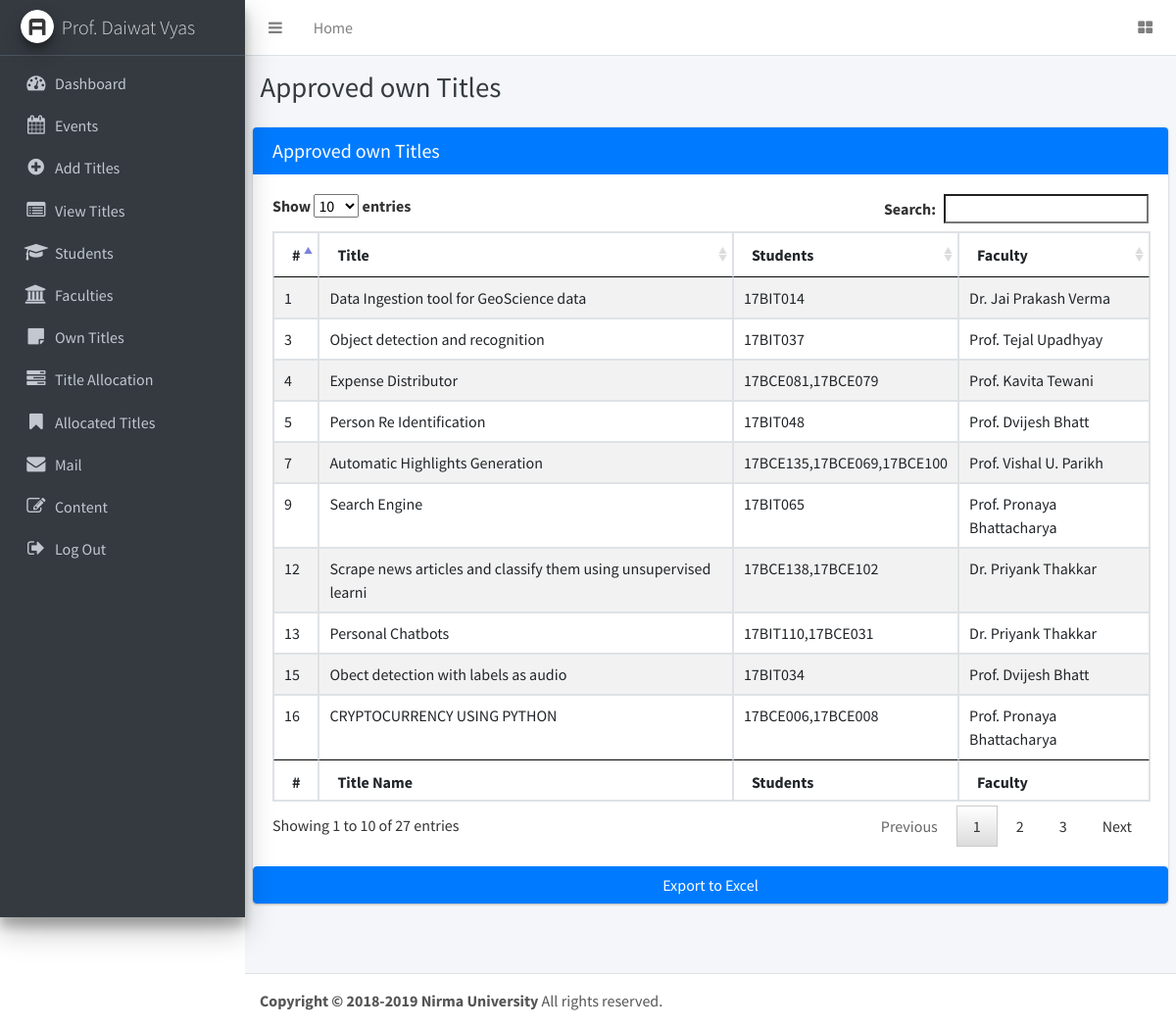
The app's page /coordinator/ownTitlesList.php (signed in) with its own data.
### tables this page shows
CREATE TABLE `own_titles` (
  `id` int(11) NOT NULL AUTO_INCREMENT,
  `title` varchar(64) NOT NULL,
  `description` varchar(1500) NOT NULL,
  `domain` varchar(64) NOT NULL,
  `type` varchar(64) NOT NULL,
  `roll_no` varchar(100) NOT NULL,
  `faculty` varchar(100) NOT NULL,
  `students` int(11) NOT NULL,
  `flag` int(11) NOT NULL DEFAULT 0,
  `remarks` varchar(150) NOT NULL,
  PRIMARY KEY (`id`)
);

### coordinator/DBController.php (called while the page is built)
<?php
class DBController {
	private $host = "localhost";
	private $user = "root";
	private $password = "";
	private $database = "dhruval_5ceitmp2";
	private $conn;
        function __construct() {
        $this->conn = $this->connectDB();
	}
	function connectDB() {
		$conn = mysqli_connect($this->host,$this->user,$this->password,$this->database);
		return $conn;
	}
        function runQuery($query) {
                $result = mysqli_query($this->conn,$query);
                while($row=mysqli_fetch_assoc($result)) {
                $resultset[] = $row;
                }
                if(!empty($resultset))
                return $resultset;
	}
}
?>

### coordinator/ownTitlesList.php (the view, shortened to what this page needs)
<?php
include 'DBController.php';
$db_handle = new DBController();
$productResult = $db_handle->runQuery("SELECT id,title,roll_no,faculty FROM own_titles WHERE flag=2");
?>
<!DOCTYPE html>
<html>
<head>
    <link rel="stylesheet" href="https://maxcdn.bootstrapcdn.com/font-awesome/4.4.0/css/font-awesome.min.css">
    <link rel="stylesheet" href="https://code.ionicframework.com/ionicons/2.0.1/css/ionicons.min.css">
    <link rel="stylesheet" href="../plugins/datatables/jquery.dataTables.css">
    <link rel="stylesheet" href="../dist/css/adminlte.min.css">
</head>
<body class="hold-transition sidebar-mini">
    <div class="wrapper">
        <nav class="main-header navbar navbar-expand bg-white navbar-light border-bottom">
            <ul class="navbar-nav">
                <li class="nav-item">
                    <a class="nav-link" data-widget="pushmenu" href="#"><i class="fa fa-bars"></i></a>
                </li>
                <li class="nav-item d-none d-sm-inline-block">
                    <a href="index.php" class="nav-link">Home</a>
                </li>
            </ul>
            <ul class="navbar-nav ml-auto">
                <li class="nav-item">
                    <a class="nav-link" data-widget="control-sidebar" data-slide="true" href="#">
                        <i class="fa fa-th-large"></i>
                    </a>
                </li>
            </ul>
        </nav>
        <?php include 'menu.php';
        ?>
 <div class="content-wrapper">
        <div class="content-header">
            <div class="container-fluid">
                <div class="row mb-2">
                    <div class="col-sm-6">
                        <h1 class="m-0 text-dark">Approved own Titles</h1>
                    </div>
                    <div class="col-sm-6">
                    </div>
                </div>
            </div>
        </div>
        <section class="content">
            <div class="row">
                <div class="container-fluid">
                    <div class="row">
                        <div class="col md-12">
                            <div class="card card-primary">
                                <div class="card-header">
                                    <h3 class="card-title">Approved own Titles</h3>
                                </div>
                                <div class="card-body">
                                      <table id="example1" class="table table-bordered table-striped">
                                        <thead>
                                        <tr>
                                          <th>#</th>
                                          <th>Title</th>
                                          <th>Students</th>
                                          <th>Faculty</th>
                                        </tr>
                                        </thead>
                                        <tbody>
                                        <?php
            if (! empty($productResult)) {
                foreach ($productResult as $key => $value) {
                    ?>
                     <tr>
                    <td><?php echo $productResult[$key]["id"]; ?></td>
                    <td><?php echo $productResult[$key]["title"]; ?></td>
                    <td><?php echo $productResult[$key]["roll_no"]; ?></td>
                    <td><?php echo $productResult[$key]["faculty"]; ?></td>
                </tr>
             <?php
                }
            }
            ?>
                                    </tbody>
                                    <tfoot>
                                        <tr>
                                          <th>#</th>
                                          <th>Title Name</th>
                                          <th>Students</th>
                                          <th>Faculty</th>
                                        </tr>
                                    </tfoot>
                                      </table>
                                </div>
                                <div class="row">
                                    <div class="col-lg-12">
                                    <form action="" method="post">
                                        <button type="submit" id="btnExport"
                                            name='export' value="Export to Excel"
                                            class="btn btn-primary btn-block">Export to Excel
                                        </button>
                                    </form>
                                    </div>
                                </div>
                            </div>
                        </div>
                    </div>
                </div>
            </div>
        </section>
        </div>
<footer class="main-footer">
    <strong>Copyright &copy; 2018-2019 Nirma University</strong> All rights
    reserved.
</footer>
</div>
</body>
</html>

### records on screen
own_titles: id "1", title "Data Ingestion tool for GeoScience data", roll_no "17BIT014", faculty "Dr. Jai Prakash Verma"
own_titles: id "3", title "Object detection and recognition", roll_no "17BIT037", faculty "Prof. Tejal Upadhyay"
own_titles: id "4", title "Expense Distributor", roll_no "17BCE081,17BCE079", faculty "Prof. Kavita Tewani"
own_titles: id "5", title "Person Re Identification", roll_no "17BIT048", faculty "Prof. Dvijesh Bhatt"
own_titles: id "7", title "Automatic Highlights Generation", roll_no "17BCE135,17BCE069,17BCE100", faculty "Prof. Vishal U. Parikh"
own_titles: id "9", title "Search Engine", roll_no "17BIT065", faculty "Prof. Pronaya Bhattacharya"
own_titles: id "12", title "Scrape news articles and classify them using unsupervised learni", roll_no "17BCE138,17BCE102", faculty "Dr. Priyank Thakkar"
own_titles: id "13", title "Personal Chatbots", roll_no "17BIT110,17BCE031", faculty "Dr. Priyank Thakkar"
own_titles: id "15", title "Obect detection with labels as audio", roll_no "17BIT034", faculty "Prof. Dvijesh Bhatt"
own_titles: id "16", title "CRYPTOCURRENCY USING PYTHON", roll_no "17BCE006,17BCE008", faculty "Prof. Pronaya Bhattacharya"

### other values on screen
$_SESSION['coordinatorusername'] "Prof. Daiwat Vyas"
